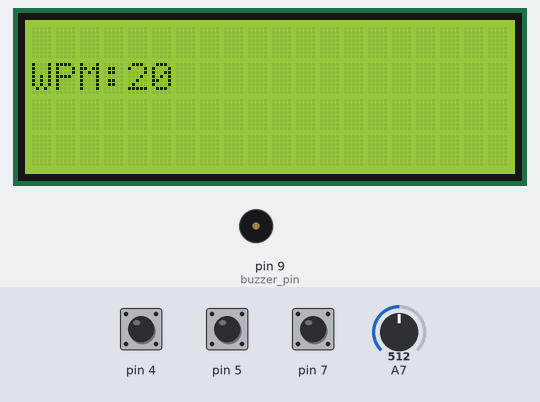
Recording of a sketch running on a simulated Arduino Nano, built with avr-gcc and run on an emulated ATmega328P. Parts: 20×4 character LCD, buzzer (waves = sounding). Inputs (shaded band) come from the test bench; at power-on: pin 4 HIGH, pin 5 HIGH, pin 7 HIGH, A7 = 512. What the sketch prints to the serial monitor is not drawn.

Above: at 3.2 s.
3.3 s: pin 4 pulled LOW for 0.15 s
At 4.0 s:
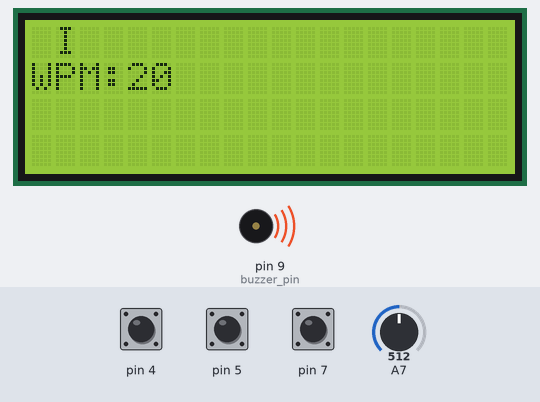
4.9 s: pin 5 pulled LOW for 0.15 s
6.5 s: pin 4 pulled LOW for 0.15 s
At 7.8 s:
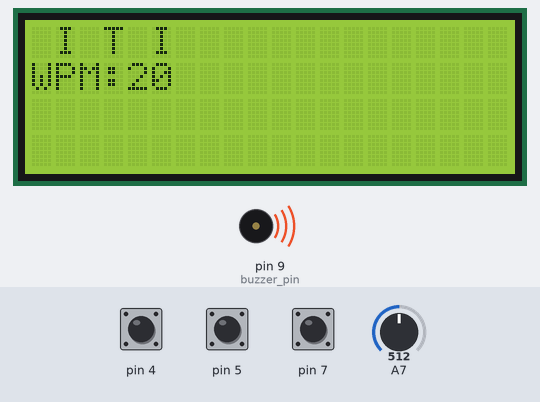
8.1 s: pin 5 pulled LOW for 0.15 s
9.7 s: pin 4 pulled LOW for 0.15 s
At 10.4 s:
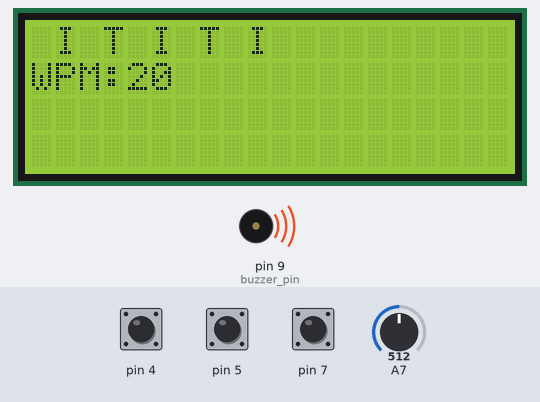
11.3 s: pin 5 pulled LOW for 0.15 s
Timing chart, 0 to 13.9 s (numbered marks = the images above; inputs shaded):
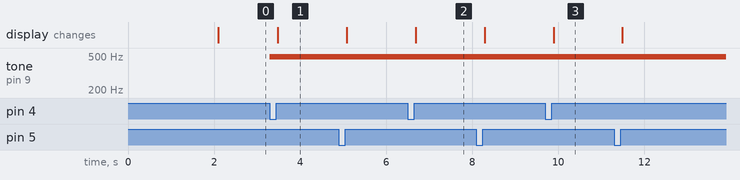

The sketch:

main.ino
```cpp
#include <LiquidCrystal_I2C.h>
LiquidCrystal_I2C lcd(0x27,20,4);

int delay_ms = 5;
int buzzer_pin = 9;
int analogValue;
int previousValue;
int WPM;
int unit;
const int dit = 1;
const int da = 2;
bool transmittingDit = false;
bool transmittingDa = false;
bool transmittingPause = false;
unsigned long transmittionStartedAt;
unsigned long transmittionEndedAt;
unsigned long lastClickAt;
int transmitNext;

String letter = "";
String line = "";
bool spacePrinted = false;

void setup() {
    pinMode(4,INPUT_PULLUP);
    pinMode(5,INPUT_PULLUP);
    pinMode(7,INPUT_PULLUP);

    pinMode(buzzer_pin, OUTPUT);
    Serial.begin(9600);

  lcd.init();
  lcd.backlight();
  lcd.setCursor(1,0);
  lcd.print("Morse Keyer");
  lcd.setCursor(3,1);
  lcd.print("by 4X4RD");
  delay(2000);
  lcd.clear();

  lastClickAt = millis();
  letter = "";
  transmitNext = 0;
}

void loop() {
    getWPM();
    readKey();
    TransmitMorse();

    checkClear();
}

void TransmitMorse()
{
  if (transmittingPause) {
    if (millis() > transmittionStartedAt + unit) {
        transmittingPause = false;
        transmittionEndedAt = millis();
    }
  } else if (transmittingDit){
    if (millis() > transmittionStartedAt + unit)
    {
        analogWrite(buzzer_pin, 0);
        transmittingDit = false;
        transmittingPause = true;
        transmittionStartedAt = millis();
        transmitNext = 0;
    }
  } else if (transmittingDa) {
    if (millis() > transmittionStartedAt + (unit * 3))
    {
        analogWrite(buzzer_pin, 0);
        transmittingDa = false;
        transmittingPause = true;
        transmittionStartedAt = millis();
        transmitNext = 0;
    }
  } else {
      if (transmitNext != 0) {
        switch (transmitNext){
          case dit:
            analogWrite(buzzer_pin, 50);
            transmittingDit = true;
            transmittionStartedAt = millis();
            break;
          case da:
            analogWrite(buzzer_pin, 50);
            transmittingDa = true;
            transmittionStartedAt = millis();
            break;
        }
      }
   }
}

void getWPM()
{
    analogValue = analogRead(A7);
    WPM = 5 + (analogValue / 33);
    if (previousValue != WPM)
    {
      lcd.setCursor(0,1);
      lcd.print("WPM:");
      lcd.setCursor(4,1);
      lcd.print("     ");
      lcd.setCursor(4,1);
      lcd.print(WPM);
      previousValue = WPM;
      unit = 1.2/WPM*1000;
      Serial.print(analogValue);
      Serial.print("  Unit:" );
      Serial.print(unit);
      Serial.print("  WPM:" );
      Serial.print(WPM);
      Serial.print("\n");
    }
}

void readKey()
{
    if (transmitNext != 0)
      return;
    if (digitalRead(4) == LOW)
    {
      if (millis() > lastClickAt + unit)
      {
        transmitNext = dit;
        lastClickAt = millis();
        letter = letter + dit;
      }
    }

    if (digitalRead(5) == LOW)
    {
      if (millis() > lastClickAt + unit)
      {
        transmitNext = da;
        lastClickAt = millis();
        letter = letter + da;
      }
    }

    if ((millis() > lastClickAt + (unit * 2)) && letter != "") {
      decodeLetter();
    }

    if (millis() > max(transmittionEndedAt,transmittionStartedAt) + (unit * 6)) {
      printSpace();
    }
}

void decodeLetter()
{
  Serial.print(letter + "\n");

  switch(letter.length()){
    case 1:
      if (letter == "1") printLetter("E");
      else printLetter("T");
      break;
    case 2:
      if (letter == "12") printLetter("A");
      else if (letter == "21") printLetter("N");
      else if (letter == "11") printLetter("I");
      else if (letter == "22") printLetter("M");
      break;
    case 3:
      if (letter == "111") printLetter("S");
      else if (letter == "112") printLetter("U");
      else if (letter == "121") printLetter("R");
      else if (letter == "122") printLetter("W");
      else if (letter == "211") printLetter("D");
      else if (letter == "212") printLetter("K");
      else if (letter == "221") printLetter("G");
      else if (letter == "222") printLetter("O");
      break;
    case 4:
      if (letter == "1111") printLetter("H");
      else if (letter == "1112") printLetter("V");
      else if (letter == "1121") printLetter("F");
      else if (letter == "1211") printLetter("L");
      else if (letter == "1221") printLetter("P");
      else if (letter == "1222") printLetter("J");
      else if (letter == "2111") printLetter("B");
      else if (letter == "2112") printLetter("X");
      else if (letter == "2121") printLetter("C");
      else if (letter == "2122") printLetter("Y");
      else if (letter == "2211") printLetter("Z");
      else if (letter == "2212") printLetter("Q");
      else if (letter == "2221") printLetter(".");
      else if (letter == "2222") printLetter("-");
      break;
    case 5:
      if (letter == "12222") printLetter("1");
      else if (letter == "11222") printLetter("2");
      else if (letter == "11122") printLetter("3");
      else if (letter == "11112") printLetter("4");
      else if (letter == "11111") printLetter("5");
      else if (letter == "21111") printLetter("6");
      else if (letter == "22111") printLetter("7");
      else if (letter == "22211") printLetter("8");
      else if (letter == "22221") printLetter("9");
      else if (letter == "22222") printLetter("0");
      break;
  }

  letter = "";
  spacePrinted = false;
}

void printSpace()
{
  if (!spacePrinted) {
    printLetter(" ");
    spacePrinted = true;
  }
}
void checkClear()
{
  if (digitalRead(7) == LOW)
    clearLine();
}

void clearLine()
{
  line = "";
  lcd.setCursor(0,0);
  lcd.print("                ");
}
void printLetter(String newLetter)
{
  line = line + newLetter;
    if (line.length() > 16)
    line = line.substring(1);
  lcd.setCursor(0,0);
  lcd.print(line);

}
```

Measured:
- after the input at 3.3 s, tone on pin 9 (buzzer_pin): silent → 490 Hz at once; the display: changes after 0.19 s (image 1)
- after the input at 6.5 s, the display: changes after 0.19 s (image 2)
- after the input at 9.7 s, the display: changes after 0.19 s (image 3)
